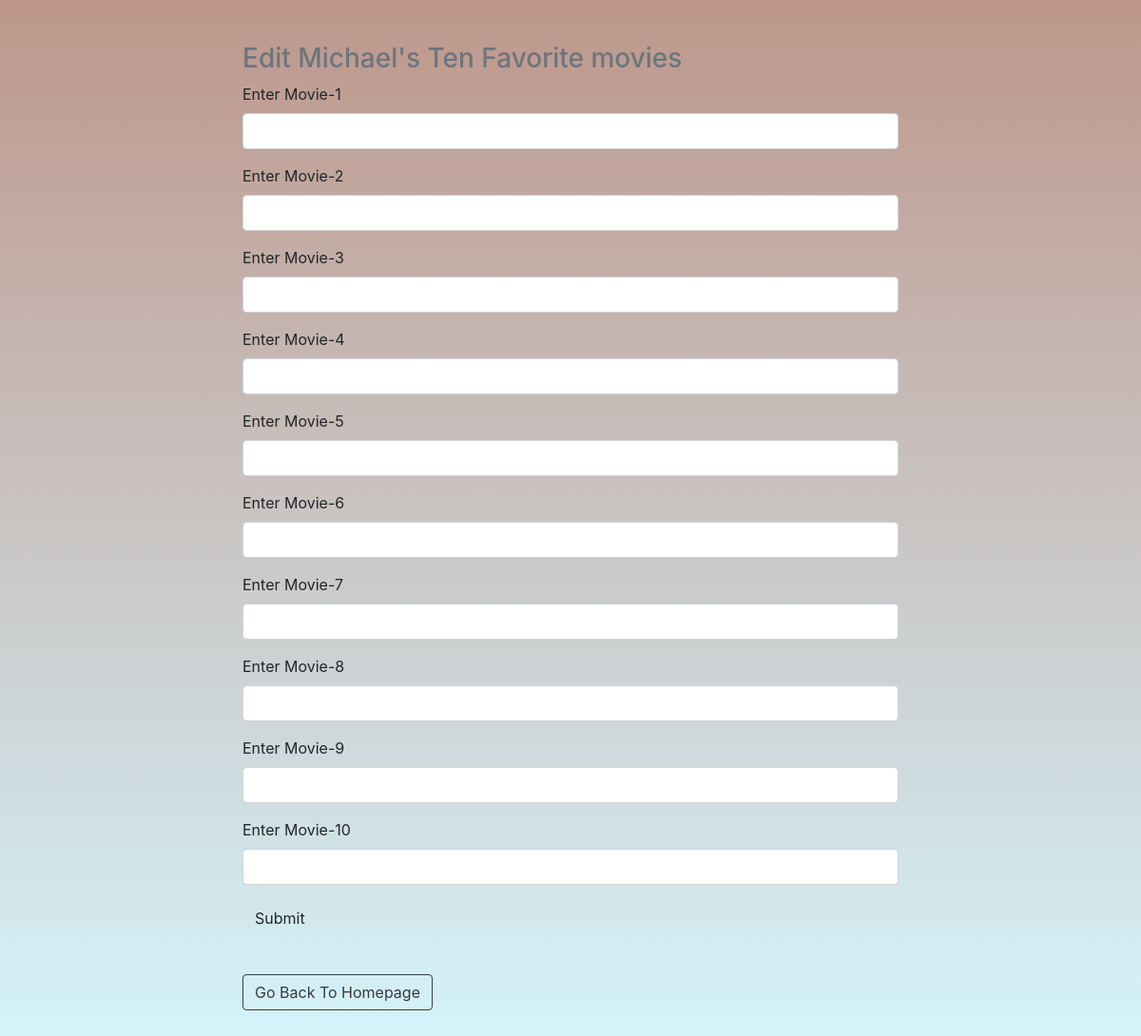
The app's page /AddMovies/1, older data.
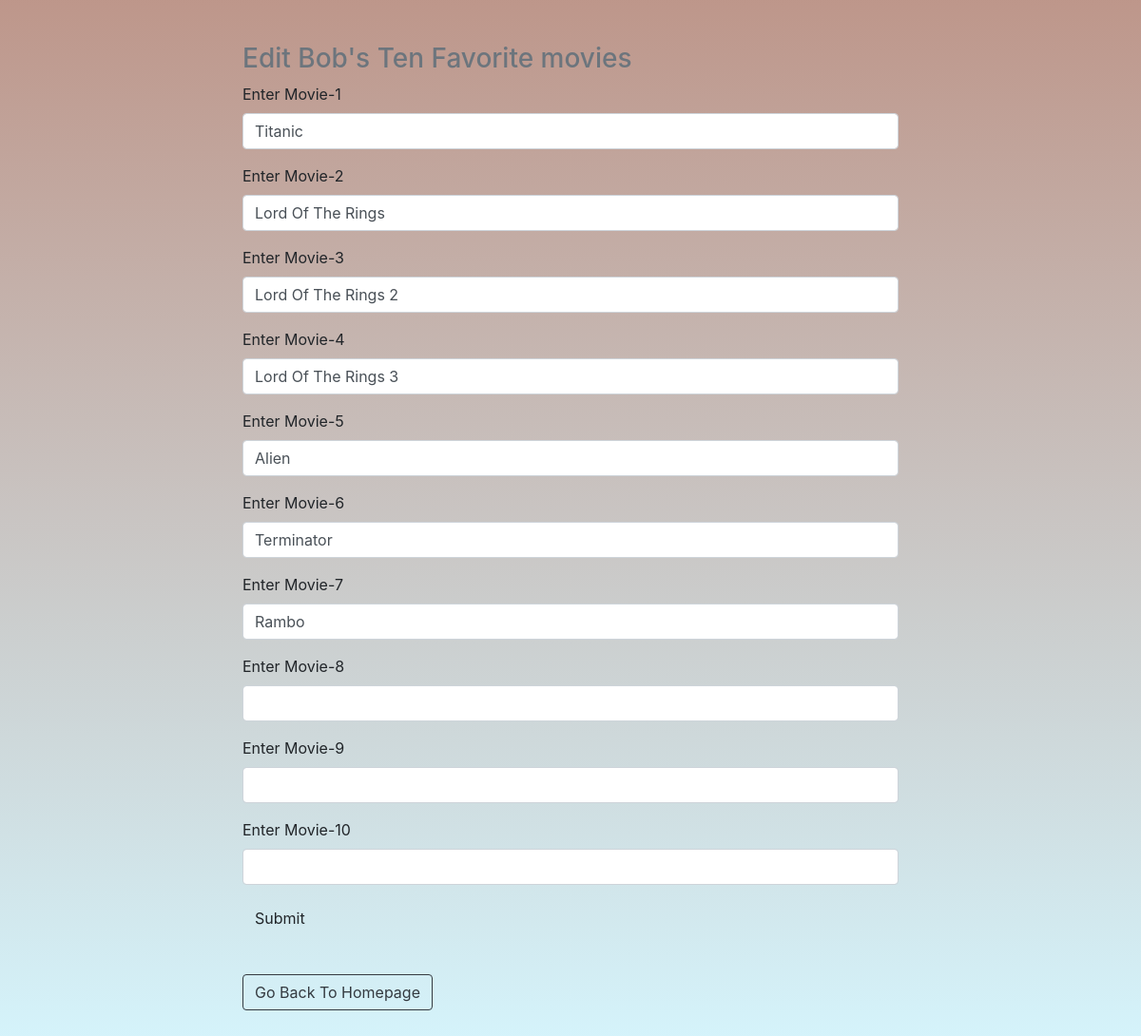
The same page, newer data.
### app/Homepage/model.py (models this page shows, shortened)
class Friends(db.Model):
    id = db.Column(db.Integer, primary_key = True)
    firstName = db.Column(db.String(45), nullable = False)
    secondName = db.Column(db.String(200), nullable = False)

### app/Movies/model.py (models this page shows, shortened)
class MoviesList(db.Model):
    id = db.Column(db.Integer, primary_key = True)
    friendId = db.Column(db.Integer, db.ForeignKey('friends.id'))
    movie1 = db.Column(db.String(64))
    movie2 = db.Column(db.String(64))
    movie3 = db.Column(db.String(64))
    movie4 = db.Column(db.String(64))
    movie5 = db.Column(db.String(64))
    movie6 = db.Column(db.String(64))
    movie7 = db.Column(db.String(64))
    movie8 = db.Column(db.String(64))
    movie9 = db.Column(db.String(64))
    movie10 = db.Column(db.String(64))

### app/Movies/routes.py (the view, shortened to what this page needs)
@movies_bp.route("/AddMovies/<int:id>", methods=['POST','GET'])
def AddMovies(id):
    current_friend = Friends.query.get_or_404(id)
    form = Movies()
    userMovies = MoviesList.query.filter_by(friendId=id).first()
    if userMovies is None:
        form = Movies()
    else:
        form.movie1.data = userMovies.movie1
        form.movie2.data = userMovies.movie2
        form.movie3.data = userMovies.movie3
        form.movie4.data = userMovies.movie4
        form.movie5.data = userMovies.movie5
        form.movie6.data = userMovies.movie6
        form.movie7.data = userMovies.movie7
        form.movie8.data = userMovies.movie8
        form.movie9.data = userMovies.movie9
        form.movie10.data = userMovies.movie10
    return render_template('AddMovie.html', form= form, id=id, friend=current_friend)

### app/Movies/form.py
class Movies(FlaskForm):
    movie1 = StringField('Enter Movie-1')
    movie2 = StringField('Enter Movie-2')
    movie3 = StringField('Enter Movie-3')
    movie4 = StringField('Enter Movie-4')
    movie5 = StringField('Enter Movie-5')
    movie6 = StringField('Enter Movie-6')
    movie7 = StringField('Enter Movie-7')
    movie8 = StringField('Enter Movie-8')
    movie9 = StringField('Enter Movie-9')
    movie10 = StringField('Enter Movie-10')
    submit = SubmitField('Submit')

### app/Movies/templates/AddMovie.html
{% extends 'base.html' %}
{% import 'bootstrap/wtf.html' as wtf %}
{% block content %}
<div class="home">
<div class="container">
    <div class="col-8 mx-auto">
        <h3 class="text-muted">Edit {{ friend.firstName }}'s Ten Favorite movies</h3>
        {{ wtf.quick_form(form) }}
        <br>
        <a class="btn btn-outline-dark" href="{{ url_for('Home.Home') }}">Go Back To Homepage</a>
    </div>
</div>
</div>
{% endblock %}

Row changes from the older to the newer data that the page shows:
changed Friends: firstName "Michael" → "Bob"
now on this page (row edited): MoviesList: movie1 "Titanic", movie2 "Lord Of The Rings", movie3 "Lord Of The Rings 2", movie4 "Lord Of The Rings 3", movie5 "Alien", movie6 "Terminator", movie7 "Rambo"
